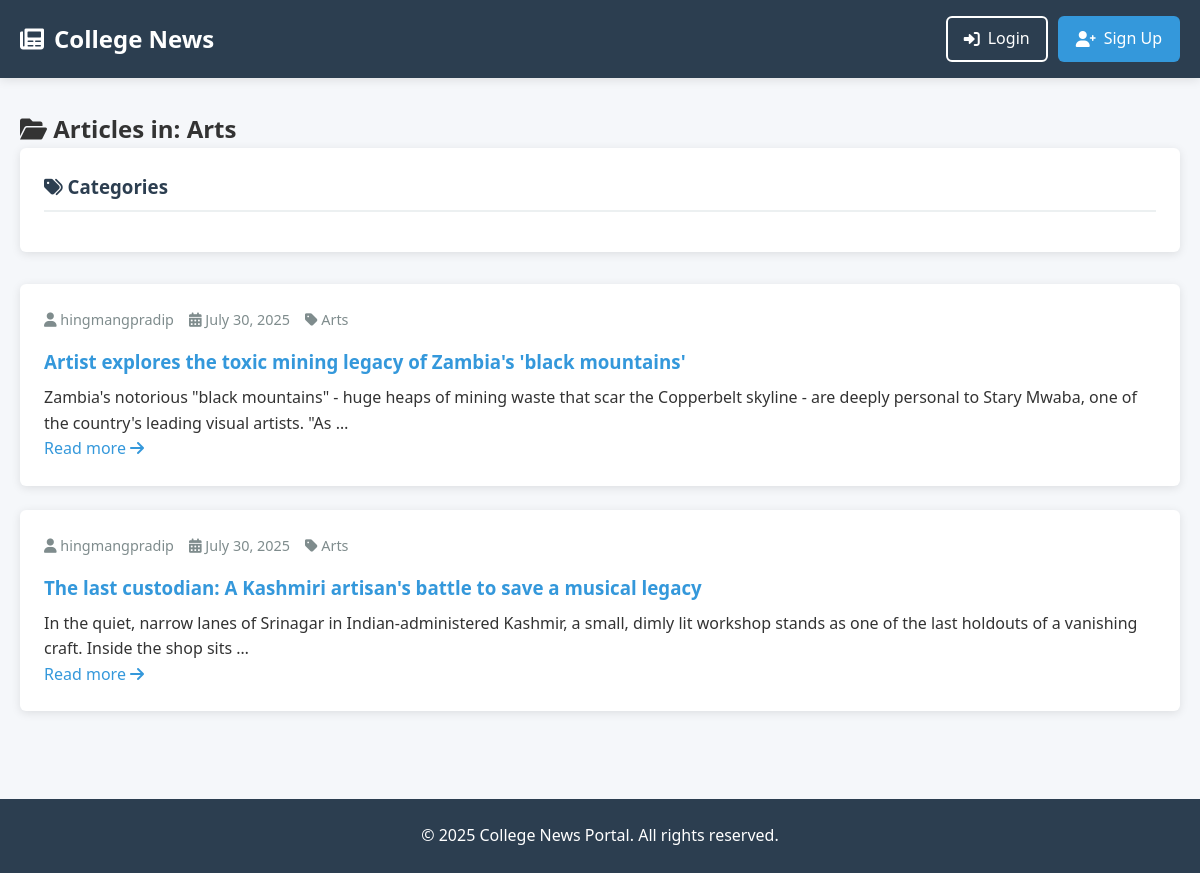
The page /category/arts/ on the database its author committed.
### news/models.py (models this page shows, shortened)
class Category(models.Model):
    name = models.CharField(max_length=100, unique=True)
    slug = models.SlugField(max_length=100, unique=True, blank=True) # Add this field

class Article(models.Model):
    title = models.CharField(max_length=200)
    content = models.TextField()
    category = models.ForeignKey(Category, on_delete=models.SET_NULL, null=True)
    author = models.ForeignKey(
        settings.AUTH_USER_MODEL,
        on_delete=models.CASCADE,
    )
    created_at = models.DateTimeField(auto_now_add=True)
    updated_at = models.DateTimeField(auto_now=True)
    def get_absolute_url(self):
        return reverse('article_detail', kwargs={'pk': self.pk})

### users/models.py (models this page shows)
class CustomUser(AbstractUser):
    ROLE_CHOICES = (
        ('student', 'Student'),
        ('teacher', 'Teacher'),
    )
    role = models.CharField(max_length=10, choices=ROLE_CHOICES, default='student')

### news/views.py (the view)
# urls.py: path('category/<slug:category_slug>/', CategoryArticleListView.as_view(), name='category_article_list'),
class CategoryArticleListView(ListView):
    model = Article
    template_name = 'news/article_list.html'  # We can reuse the same template
    context_object_name = 'articles'
    def get_queryset(self):
        self.category = get_object_or_404(Category, slug=self.kwargs['category_slug'])
        return Article.objects.filter(category=self.category).order_by('-created_at')
    def get_context_data(self, **kwargs):
        context = super().get_context_data(**kwargs)
        context['category'] = self.category
        return context

### templates/news/article_list.html (shortened to what this page needs)
{% extends 'base.html' %}
{% block content %}
<div class="content-header">
    {% if category %}
    <h2><i class="fas fa-folder-open"></i> Articles in: {{ category.name }}</h2>
    {% else %}
    <h2><i class="fas fa-newspaper"></i> Latest Articles</h2>
    {% endif %}
</div>
<div class="content-grid">
    <aside class="sidebar">
        <div class="category-list">
            <h3><i class="fas fa-tags"></i> Categories</h3>
        </div>
    </aside>
    <main class="article-list">
        {% for article in articles %}
        <article class="article-card">
            <div class="article-meta">
                <span><i class="fas fa-user"></i> {{ article.author.username }}</span>
                <span><i class="fas fa-calendar-alt"></i> {{ article.created_at|date:"F d, Y" }}</span>
                <span><i class="fas fa-tag"></i> {{ article.category.name }}</span>
            </div>
            <h3 class="article-title">
                <a href="{{ article.get_absolute_url }}">{{ article.title }}</a>
            </h3>
            <div class="article-excerpt">
                {{ article.content|truncatewords:30|linebreaks }}
            </div>
            <a href="{{ article.get_absolute_url }}" class="read-more">
                Read more <i class="fas fa-arrow-right"></i>
            </a>
        </article>
        {% endfor %}
    </main>
</div>
{% endblock %}

### static/css/style.css (style rules this page uses)
:root { --primary-color: #2c3e50; --primary-light: #3d566e; --secondary-color: #3498db; --accent-color: #e74c3c; --success-color: #27ae60; --warning-color: #f39c12; --light-color: #ecf0f1; --dark-color: #2c3e50; --text-color: #333; --text-light: #7f8c8d; --border-radius: 6px; --box-shadow: 0 2px 10px rgba(0, 0, 0, 0.1); --transition: all 0.3s ease; }
* { box-sizing: border-box; margin: 0; padding: 0; }
body { font-family: 'Segoe UI', Tahoma, Geneva, Verdana, sans-serif; line-height: 1.6; color: var(--text-color); background-color: #f5f7fa; display: flex; flex-direction: column; min-height: 100vh; }
a { color: var(--secondary-color); text-decoration: none; transition: var(--transition); }
.article-card { background: white; border-radius: var(--border-radius); box-shadow: var(--box-shadow); padding: 1.5rem; margin-bottom: 1.5rem; transition: var(--transition); }
.article-title { color: var(--primary-color); margin-bottom: 0.5rem; }
.article-meta { display: flex; gap: 15px; color: var(--text-light); font-size: 0.9rem; margin-bottom: 1rem; }
.category-list { background: white; border-radius: var(--border-radius); box-shadow: var(--box-shadow); padding: 1.5rem; margin-bottom: 2rem; }
.category-list h3 { color: var(--primary-color); margin-bottom: 1rem; padding-bottom: 0.5rem; border-bottom: 2px solid var(--light-color); }

### rows shown on the page
Category: name "Arts"
Article: author.username "hingmangpradip", created_at "July 30, 2025", category.name "Arts", title "Artist explores the toxic mining legacy of Zambia's 'black mountains'", content "Zambia's notorious \"black mountains\" - huge heaps of mining waste that scar the Copperbelt skyline - are deeply personal to Stary Mwaba, one of the country's leading visual artists. \"As …"
Article: author.username "hingmangpradip", created_at "July 30, 2025", category.name "Arts", title "The last custodian: A Kashmiri artisan's battle to save a musical legacy", content "In the quiet, narrow lanes of Srinagar in Indian-administered Kashmir, a small, dimly lit workshop stands as one of the last holdouts of a vanishing craft. Inside the shop sits …"
